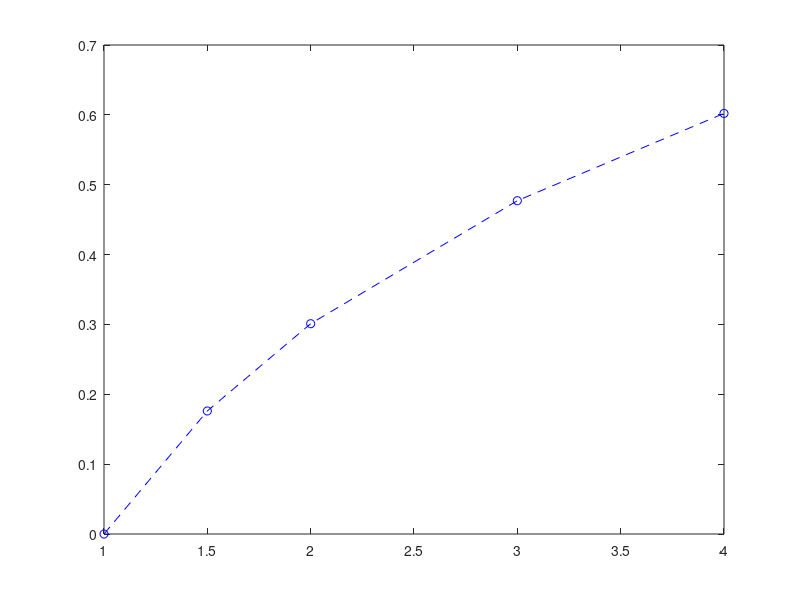

The MATLAB source for this figure: (Note: this script raises an error after producing the figure.)
function ExOne
x = [1 1.5 2 3 4];
f = [0 0.17609 0.30103 0.47712 0.60206];

plot(x, f, 'b--o')
hold on

% Compute the approximations
res = newtonInterpolation(x, f, 2.5)
plot(2.5, res, 'c*')
hold on

res = newtonInterpolation(x, f, 3.25)
plot(3.25, res, 'c*')
hold on

% Compute the error
err = 0
for i = 10:32
   err = max(err, abs( log( i / 10 ) - newtonInterpolation(x, f, i / 10)));
end
err

end
